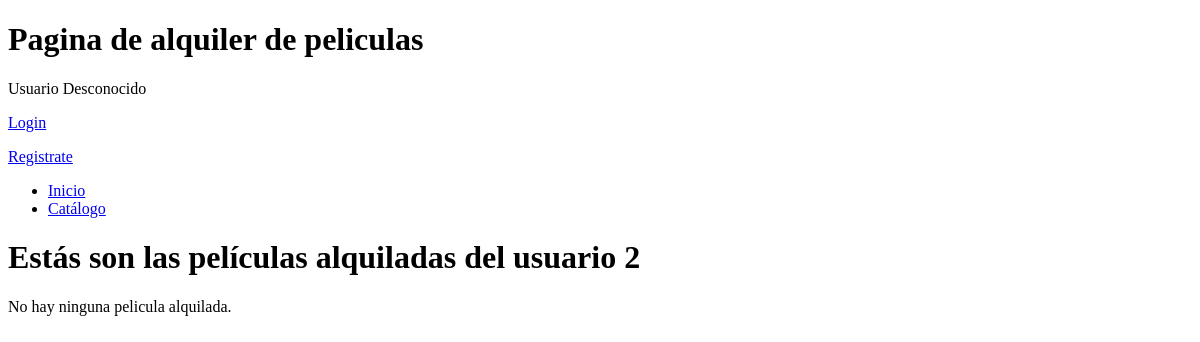
/alquilerElegido.php?idUsuario=2, run on an earlier commit of the app's database.
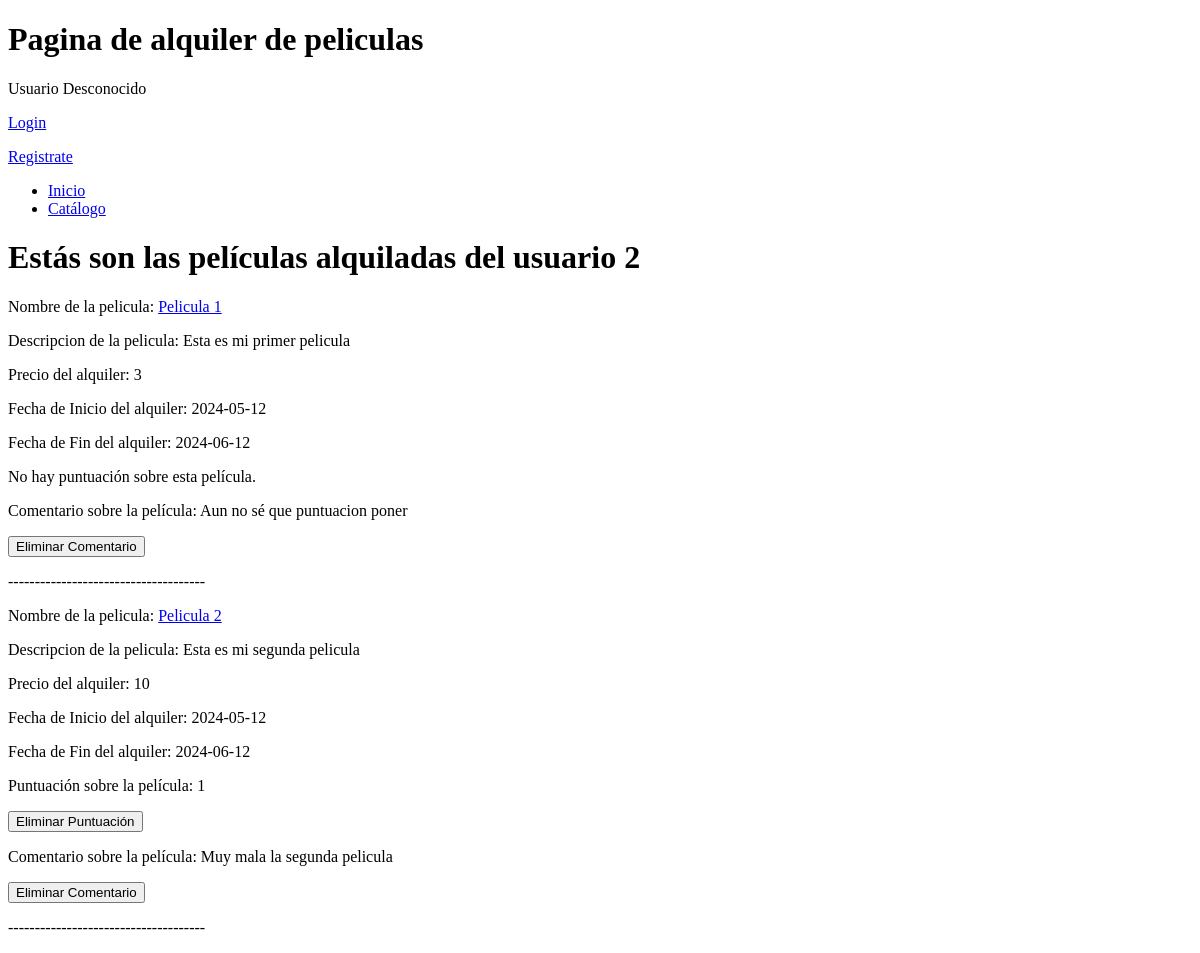
And on a later commit of the database.
### tables this page shows
CREATE TABLE IF NOT EXISTS `alquiler` (
  `id` int(11) NOT NULL,
  `idUsuario` int(11) NOT NULL,
  `idPelicula` int(11) NOT NULL,
  `fechaInicio` date NOT NULL,
  `fechaFin` date NOT NULL
);

CREATE TABLE IF NOT EXISTS `pelicula` (
  `id` int(11) NOT NULL,
  `nombre` varchar(255) NOT NULL,
  `descripcion` varchar(255) NOT NULL,
  `precio` int(5) NOT NULL
);

CREATE TABLE IF NOT EXISTS `valoracion` (
  `id` int(11) NOT NULL,
  `idUsuario` int(11) NOT NULL,
  `idPelicula` int(11) NOT NULL,
  `puntuacion` int(2) NOT NULL,
  `comentario` varchar(255) NOT NULL
);

### require/logica/Alquiler.php (called while the page is built, shortened)
<?php
class Alquiler {
    public static function mostrarPeliculasAlquiladas($idUsuario){
        $conn = Aplicacion::getInstance()->getConexionBd();
        if ($idUsuario != null) {
            $query = sprintf("SELECT * FROM alquiler WHERE idUsuario = '%s'", $conn->real_escape_string($idUsuario));
        }
        $rs = $conn->query($query);
        $alquileres = [];
        if ($rs->num_rows != 0) {
            while ($fila = $rs->fetch_assoc()) {
                if ($fila) {
                    $alquileres[] = $fila;
                }
            }
        }
        return $alquileres;
    }
}
?>

### require/logica/Pelicula.php (called while the page is built, shortened)
<?php
class Pelicula {
    static function buscarPelicula($id) {
        $conn = Aplicacion::getInstance()->getConexionBd();
        $query = "SELECT * FROM pelicula WHERE ID = '$id'";
        $pelicula = null;
        $result = $conn->query($query);
        if ($result && $fila = $result->fetch_assoc()) {
            $pelicula = array('Id', 'Nombre', 'Descripcion', 'Precio');
            $pelicula['Id'] = $id;
            $pelicula['Nombre'] = $fila['nombre'];
            $pelicula['Descripcion'] = $fila['descripcion'];
            $pelicula['Precio'] = $fila['precio'];
            return $pelicula;
        }
        else {
            error_log("Error BD ({$conn->errno}):{$conn->error}");
        }
        return $pelicula;
    }
    static function obtenerValoracion($idPelicula, $idUsuario = null) {
        $conn = Aplicacion::getInstance()->getConexionBd();
        if ($idUsuario == null) {
            $query = "SELECT AVG(puntuacion) AS valoracion FROM valoracion V WHERE V.idPelicula= '$idPelicula'";
        }
        else {
            $query = "SELECT puntuacion AS valoracion FROM valoracion V WHERE V.idPelicula= '$idPelicula' AND V.idUsuario= '$idUsuario'";
        }
        $result = $conn->query($query)->fetch_assoc();
        if ($result) {
            return round($result['valoracion']);
        }
        return null;
    }
    static function obtenerComentarios($idPelicula, $idUsuario = null) {
        $conn = Aplicacion::getInstance()->getConexionBd();
        if ($idUsuario == null) {
            $query = "SELECT * FROM valoracion V WHERE V.idPelicula= '$idPelicula'";
        }
        else {
            $query = "SELECT * FROM valoracion V WHERE V.idPelicula= '$idPelicula'AND V.idUsuario= '$idUsuario'";
        }
        $result = $conn->query($query);
        $comentarios = [];
        if ($result) {
            foreach($result as $fila) {
                if (!empty($fila['comentario'])) {
                    $comentarios[] = $fila['comentario'];
                }
            }
            return $comentarios;
        }
        else {
            error_log("Error BD ({$conn->errno}): {$conn->error}");
            return null;
        }
    }
}
?>

### require/config.php (called while the page is built, shortened)
<?php
spl_autoload_register(function ($class){
    $prefix ='abd\\';
    $length = strlen($prefix);
    $base_directory= __DIR__.'/logica/';
    $relative_class = substr($class, $length);
    $file = $base_directory.str_replace('\\', '/', $relative_class).'.php';
});
?>

### require/vistaAlquiler.php (the view, shortened to what this page needs)
<?php
function generarContenidoPrincipal($idUsuario, $subtitulo) {
    $contenidoPrincipal = $subtitulo;
    $alquileres = Alquiler::mostrarPeliculasAlquiladas($idUsuario);
    if(count($alquileres) != 0){
        foreach ($alquileres as $alquiler) {
            $pelicula = Pelicula::buscarPelicula($alquiler['idPelicula']);
            $puntuacion = Pelicula::obtenerValoracion($pelicula['Id'], $idUsuario);
            $comentario = Pelicula::obtenerComentarios($pelicula['Id'], $idUsuario);
            $formDelPuntuacion = new FormularioEliminarPuntuacion($alquiler['idUsuario'], $pelicula['Id']);
            $htmlFormPunt = $formDelPuntuacion->gestiona();
            $formDelComentario = new FormularioEliminarComentario($alquiler['idUsuario'], $pelicula['Id']);
            $htmlFormCom = $formDelComentario->gestiona();
            $contenidoPrincipal .= <<< EOS
                <p>Nombre de la pelicula: <a href="producto.php?id=$pelicula[Id]"> {$pelicula['Nombre']} </a> </p>
                <p>Descripcion de la pelicula: {$pelicula['Descripcion']}</p>
                <p>Precio del alquiler: {$pelicula['Precio']}</p>
                <p>Fecha de Inicio del alquiler: {$alquiler['fechaInicio']}</p>
                <p>Fecha de Fin del alquiler: {$alquiler['fechaFin']}</p>
                EOS;
            if (!empty($puntuacion)) {
                $contenidoPrincipal .= "<p>Puntuación sobre la película: {$puntuacion}</p> $htmlFormPunt";
            } else {
                $contenidoPrincipal .= "<p>No hay puntuación sobre esta película.</p>";
            }
            if (!empty($comentario)) {
                $contenidoPrincipal .= "<p>Comentario sobre la película: {$comentario[0]}</p> $htmlFormCom";
            } else {
                $contenidoPrincipal .= "<p>No hay comentarios sobre esta película.</p>";
            }
            $contenidoPrincipal .= <<< EOS
                <p>-------------------------------------</p>
            EOS;
        }
    }
    else{
        $contenidoPrincipal .= "No hay ninguna pelicula alquilada.";
    }
    return $contenidoPrincipal;
}
?>

### alquilerElegido.php (shortened to what this page needs)
<?php
require_once __DIR__.'/require/config.php';
require_once __DIR__.'/require/vistaAlquiler.php';
$id = $_POST['idUsuario'] ?? $_REQUEST['idUsuario'] ?? null;
$subtitulo = "<div><h1>Estás son las películas alquiladas del usuario " .$id. "<h1></div>";
$contenidoPrincipal = generarContenidoPrincipal($id, $subtitulo);
require_once('require/vistas/plantillas/plantilla.php');
?>

### require/vistas/plantillas/plantilla.php (shortened to what this page needs)
<!DOCTYPE html>
<html>
<head>
</head>
<body>
<div id="contenedor">
<?php require('require/vistas/comun/cabecera.php');?>
<?= $contenidoPrincipal ?>
</div>
</body>
</html>

### require/vistas/comun/cabecera.php (shortened to what this page needs)
<header>
    <h1>Pagina de alquiler de peliculas</h1>
    <?php
        if(isset($_SESSION["login"]) && $_SESSION["login"]) {
            $formLogout = new FormularioLogout();
            $htmlForm = $formLogout->gestiona();
            echo "<p> Bienvenido {$_SESSION['nombreusuario']} $htmlForm";
            echo("
                <form action='editaPerfil.php'>
                    <button type='submit'>Editar perfil</button>
                </form>
            ");
            echo("
            <form action='verPelisAlquiladas.php'>
                <button type='submit'>Pelis Alquiladas</button>
            </form>
        ");
            if (isset($_SESSION['esAdmin']) && $_SESSION['esAdmin']) {
                echo("
                    <form action='administracion.php'>
                        <button type='submit'>Administración</button>
                    </form>
                ");
            }
        }
        else{
            echo "<p> Usuario Desconocido </p>";
            echo "<p> <a href=login.php>  Login </a>";
            echo "<p> <a href=registro.php>  Registrate </a> </p>";
        }
    ?>
</header>
<?php
    echo "<div class='barranav'>";
    echo "<ul>";
    echo "<li><a href=indice.php>Inicio</a></li>";
    echo "<li><a href=catalogo.php>Catálogo</a></li>";
    echo "</div>";
?>

### require/logica/FormularioEliminarComentario.php (shortened to what this page needs)
<?php
class FormularioEliminarComentario extends Formulario
{
    private $idUsuario;
    private $idPelicula;
    public function __construct($idUsuario, $idPelicula)
    {
        $this->idUsuario = $idUsuario;
        $this->idPelicula = $idPelicula;
    }
    protected function generaCamposFormulario(&$datos)
    {
        $idPelicula = $this->idPelicula;
        $idUsuario = $this->idUsuario;
        $htmlErroresGlobales = self::generaListaErroresGlobales($this->errores);
        $html = <<<EOF
            <input type="hidden" name="idUsuario" value="{$idUsuario}">
            <input type="hidden" name="idPelicula" value="{$idPelicula}">
            <button type="submit">Eliminar Comentario</button>
            $htmlErroresGlobales
        EOF;
        return $html;
    }
}

### require/logica/Formulario.php (shortened to what this page needs)
<?php
abstract class Formulario
{
    protected static function generaListaErroresGlobales($errores = array(), $classAtt = '')
    {
        $clavesErroresGlobales = array_filter(array_keys($errores), function ($elem) {
            return is_numeric($elem);
        });
        $numErrores = count($clavesErroresGlobales);
        if ($numErrores == 0) {
            return '';
        }
        $html = "<ul class=\"$classAtt\">";
        $html .= '</ul>';
        return $html;
    }
    protected $formId;
    protected $method;
    protected $action;
    protected $classAtt;
    protected $enctype;
    public function __construct($formId, $opciones = array())
    {
        $this->formId = $formId;
        $opcionesPorDefecto = array('action' => null, 'method' => 'POST', 'class' => null, 'enctype' => null, 'urlRedireccion' => null);
        $opciones = array_merge($opcionesPorDefecto, $opciones);
        $this->action = $opciones['action'];
        $this->method = $opciones['method'];
        $this->classAtt = $opciones['class'];
        $this->enctype  = $opciones['enctype'];
        if (!$this->action) {
            $this->action = htmlspecialchars($_SERVER['REQUEST_URI']);
        }
    }
    public function gestiona()
    {
        $datos = &$_POST;
        $this->errores = [];
        if (!$this->formularioEnviado($datos)) {
            return $this->generaFormulario();
        }
    }
    protected function formularioEnviado(&$datos)
    {
        return isset($datos['formId']) && $datos['formId'] == $this->formId;
    }
    protected function generaFormulario(&$datos = array())
    {
        $htmlCamposFormularios = $this->generaCamposFormulario($datos);
        $classAtt = $this->classAtt != null ? "class=\"{$this->classAtt}\"" : '';
        $enctypeAtt = $this->enctype != null ? "enctype=\"{$this->enctype}\"" : 'multipart/form-data';
        $htmlForm = <<<EOS
        <form method="{$this->method}" action="{$this->action}" id="{$this->formId}" {$classAtt} {$enctypeAtt}>
            <input type="hidden" name="formId" value="{$this->formId}" />
            $htmlCamposFormularios
        </form>
EOS;
        return $htmlForm;
    }
}

### require/logica/FormularioEliminarPuntuacion.php (shortened to what this page needs)
<?php
class FormularioEliminarPuntuacion extends Formulario
{
    private $idUsuario;
    private $idPelicula;
    public function __construct($idUsuario, $idPelicula)
    {
        $this->idUsuario = $idUsuario;
        $this->idPelicula = $idPelicula;
    }
    protected function generaCamposFormulario(&$datos)
    {
        $idPelicula = $this->idPelicula;
        $idUsuario = $this->idUsuario;
        $htmlErroresGlobales = self::generaListaErroresGlobales($this->errores);
        $this->urlRedireccion = $_SERVER['PHP_SELF'];
        $html = <<<EOF
            <input type="hidden" name="idUsuario" value="{$idUsuario}">
            <input type="hidden" name="idPelicula" value="{$idPelicula}">
            <button type="submit">Eliminar Puntuación</button>
            $htmlErroresGlobales
        EOF;
        return $html;
    }
}

What changed in the data, as far as the page shows it:
added alquiler: idPelicula.nombre "Pelicula 1", idPelicula.descripcion "Esta es mi primer pelicula", idPelicula.precio "3", fechaInicio "2024-05-12", fechaFin "2024-06-12", shows "No hay puntuación sobre esta película.", comentario "Aun no sé que puntuacion poner"
added alquiler: idPelicula.nombre "Pelicula 2", idPelicula.descripcion "Esta es mi segunda pelicula", idPelicula.precio "10", fechaInicio "2024-05-12", fechaFin "2024-06-12", idPelicula.puntuacion "1", comentario "Muy mala la segunda pelicula"
Also different on the page:
text no longer shown: "No hay ninguna pelicula alquilada."
